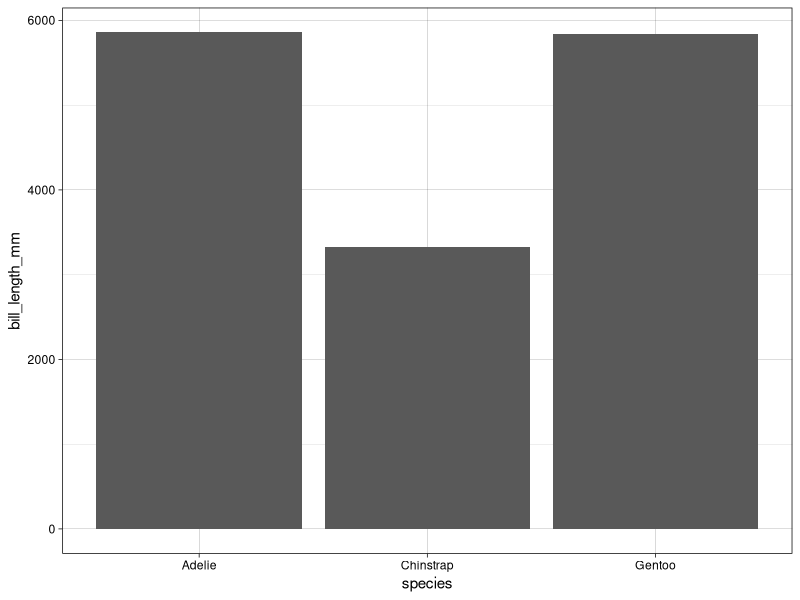

The R source for this figure:
## ---- chunk 1
knitr::opts_chunk$set(echo = TRUE)
library(tidyverse)
library(palmerpenguins)
## ---- chunk 2
ggplot(data = penguins, aes(x= species, y= bill_length_mm)) +
  geom_col() +
  theme_linedraw()
